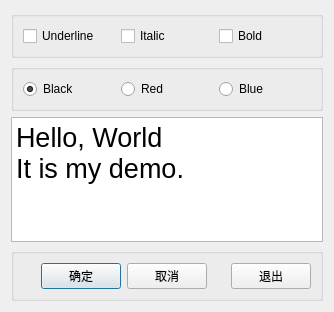
<?xml version="1.0" encoding="UTF-8"?>
<ui version="4.0">
 <class>QWDialog</class>
 <widget class="QDialog" name="QWDialog">
  <property name="enabled">
   <bool>true</bool>
  </property>
  <property name="geometry">
   <rect>
    <x>0</x>
    <y>0</y>
    <width>334</width>
    <height>312</height>
   </rect>
  </property>
  <property name="windowTitle">
   <string>Dialog by Designer</string>
  </property>
  <layout class="QVBoxLayout" name="verticalLayout">
   <item>
    <widget class="QGroupBox" name="groupBox">
     <property name="title">
      <string/>
     </property>
     <layout class="QHBoxLayout" name="horizontalLayout_2">
      <item>
       <widget class="QCheckBox" name="checkBoxUnder">
        <property name="text">
         <string>Underline</string>
        </property>
       </widget>
      </item>
      <item>
       <widget class="QCheckBox" name="checkBoxItalic">
        <property name="text">
         <string>Italic</string>
        </property>
       </widget>
      </item>
      <item>
       <widget class="QCheckBox" name="checkBoxBold">
        <property name="text">
         <string>Bold</string>
        </property>
       </widget>
      </item>
     </layout>
    </widget>
   </item>
   <item>
    <widget class="QGroupBox" name="groupBox_2">
     <property name="title">
      <string/>
     </property>
     <layout class="QHBoxLayout" name="horizontalLayout_3">
      <item>
       <widget class="QRadioButton" name="rBtnBlack">
        <property name="autoFillBackground">
         <bool>false</bool>
        </property>
        <property name="text">
         <string>Black</string>
        </property>
        <property name="checked">
         <bool>true</bool>
        </property>
       </widget>
      </item>
      <item>
       <widget class="QRadioButton" name="rBtnRed">
        <property name="text">
         <string>Red</string>
        </property>
       </widget>
      </item>
      <item>
       <widget class="QRadioButton" name="rBtnBlue">
        <property name="text">
         <string>Blue</string>
        </property>
       </widget>
      </item>
     </layout>
    </widget>
   </item>
   <item>
    <widget class="QPlainTextEdit" name="txtEdit">
     <property name="font">
      <font>
       <pointsize>20</pointsize>
      </font>
     </property>
     <property name="plainText">
      <string>Hello, World
It is my demo.</string>
     </property>
    </widget>
   </item>
   <item>
    <widget class="QGroupBox" name="groupBox_3">
     <property name="title">
      <string/>
     </property>
     <layout class="QHBoxLayout" name="horizontalLayout_4">
      <item>
       <spacer name="horizontalSpacer">
        <property name="orientation">
         <enum>Qt::Orientation::Horizontal</enum>
        </property>
        <property name="sizeHint" stdset="0">
         <size>
          <width>196</width>
          <height>20</height>
         </size>
        </property>
       </spacer>
      </item>
      <item>
       <widget class="QPushButton" name="BtnOK">
        <property name="text">
         <string>确定</string>
        </property>
       </widget>
      </item>
      <item>
       <widget class="QPushButton" name="BtnCancel">
        <property name="text">
         <string>取消</string>
        </property>
       </widget>
      </item>
      <item>
       <spacer name="horizontalSpacer_2">
        <property name="orientation">
         <enum>Qt::Orientation::Horizontal</enum>
        </property>
        <property name="sizeHint" stdset="0">
         <size>
          <width>196</width>
          <height>20</height>
         </size>
        </property>
       </spacer>
      </item>
      <item>
       <widget class="QPushButton" name="BtnClose">
        <property name="text">
         <string>退出</string>
        </property>
       </widget>
      </item>
     </layout>
    </widget>
   </item>
  </layout>
 </widget>
 <resources/>
 <connections>
  <connection>
   <sender>BtnClose</sender>
   <signal>clicked()</signal>
   <receiver>QWDialog</receiver>
   <slot>close()</slot>
   <hints>
    <hint type="sourcelabel">
     <x>279</x>
     <y>261</y>
    </hint>
    <hint type="destinationlabel">
     <x>174</x>
     <y>148</y>
    </hint>
   </hints>
  </connection>
 </connections>
</ui>
